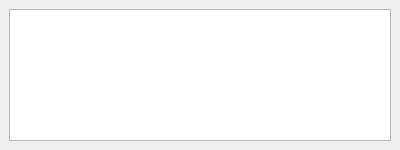
<?xml version="1.0" encoding="UTF-8"?>
<ui version="4.0">
 <class>Console</class>
 <widget class="QDockWidget" name="Console">
  <property name="geometry">
   <rect>
    <x>0</x>
    <y>0</y>
    <width>400</width>
    <height>150</height>
   </rect>
  </property>
  <property name="minimumSize">
   <size>
    <width>400</width>
    <height>150</height>
   </size>
  </property>
  <property name="features">
   <set>QDockWidget::NoDockWidgetFeatures</set>
  </property>
  <property name="windowTitle">
   <string>Console</string>
  </property>
  <widget class="QWidget" name="dockWidgetContents">
   <layout class="QGridLayout" name="gridLayout">
    <item row="0" column="0">
     <widget class="QPlainTextEdit" name="ScreenBuffer"/>
    </item>
   </layout>
  </widget>
 </widget>
 <resources/>
 <connections/>
</ui>
